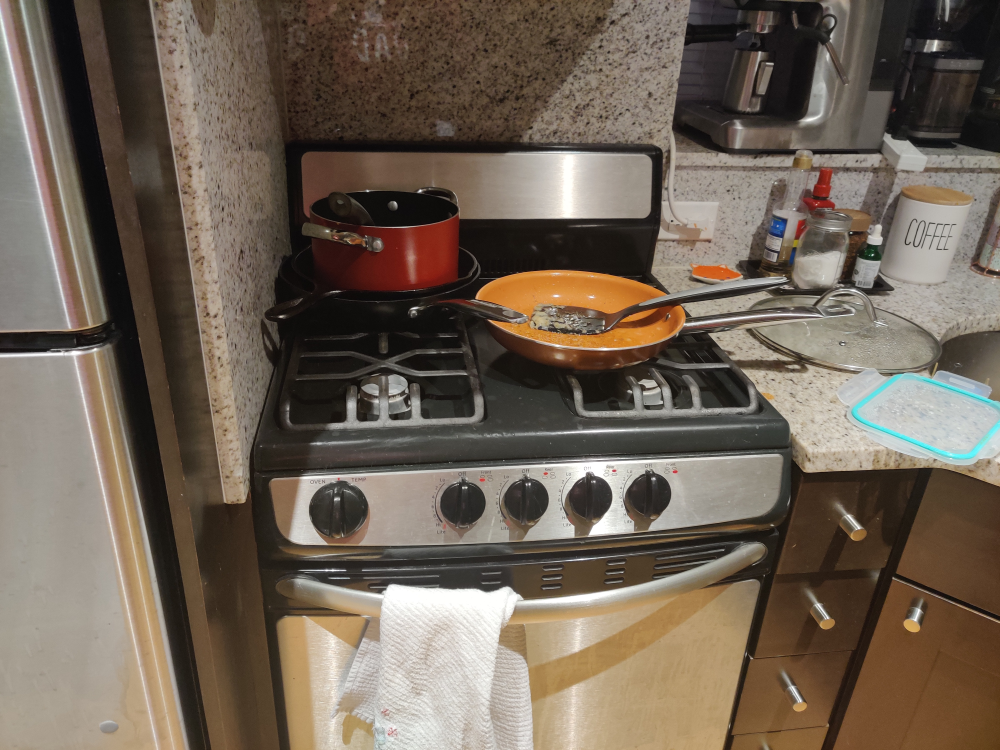
#> input picture kitchen_example/images/img1.jpg, 4000 x 3000 px (shown at 1/4 size)
$ jupyter execute --allow-errors 11-3D_Reconstruction_and_SfM.ipynb   (shell and % lines are left out)
#> lines starting #> are read from the running program, lines starting #| are printed output that depends on the picture
# 3D Reconstruction and Structure from Motion

Suppose we are given a series of images from a disaster situation. How can we begin to make sense of the contents of the image? Typically this involves answering two questions:

- _What_ is in an image (e.g. debris, buildings, etc.)?
- _Where_ are these things located _in 3D space_ ?

We are first going to set the first question aside and focus entirely on the second. This will be the first in two lectures on so called "structure from motion", which is the idea that you can recreate a 3D scene from a series of 2D images by taking those images from a moving camera. Today's lecture will focus on the theory of 3D reconstruction and how to implement it. Tomorrow's lecture will focus on a real world example of structure from motion, and we will work to assign GPS coordinates to pixels on an image.

We will first start with two images and work our way up to multiple images.

## The Camera Model:

Let's first introduce the model that we will be basing our analysis on. For this session, we will be using the _pinhole model_ of a camera, depicted in the following picture:

In this model of the camera, light rays are reflected off of an object (in this case a kettle), they pass through an infinitesimally small pinhole, and arrive at the opposite wall of the camera, creating a photo-negative (think upside down) image of the object. The pinhole is located at a point called the _center of projection_. Because the image on the actual camera is a photo-negative, we typically instead center our reference frame on the center of projection and work as if the image were on the opposite side, which we will call the _image plane_. The distance _f_ between the center of projection and the image plane is called the _focal length_ which is usually measured in millimeters. On the image plane, the center of the plane is called the _principal point_ and the line that connects the center of projection and the principal point is called the _principal axis_.

We can align our coordinate frame as follows: let's center our coordinate system such that the origin is the center of projection, let's align the Z-axis such that it passes through principal axis, and let's align the X- and Y-axis such that the X-axis goes along the horizonal direction of the image plane and the Y-axis goes along the vertical direction of the image plane. Note that X increases to the right, but Y increases *downward*. This is shown in the following image:

The image plane is given by a _uv-plane_ that is centered on the principal point and is orthogonal to the principal axis. Note that cameras typically measure coordinates starting from the upper-left corner, and increasing to the left and downwards (which motivates our decision to align our Y axis downwards). Furthermore, note that cameras cannot capture an image with perfect precision. Rather, they are composed of small elements called _pixels_ that vary in intensity in order to capture the scene. Therefore, we would rather operate on the discrete pixel plane, which we will call the lowercase xy-plane. You can compare both planes in the image below:

All objects create a projection on the xy-plane, which is what we actually see on the image. For example, the point $M$ on the kettle is projected onto the xy-plane on the point _m_. Suppose we have the coordinates ($X$, $Y$, $Z$) of the point $M$. **What are the coordinates on the xy-plane of the point $m$?** State your answer in terms of $\alpha$ (the focal length measured in pixels, not millimeters), $p_x$ and $p_y$ (the coordinates of the principal point $p$ in the xy-plane), and $X$, $Y$ and $Z$, the coordinates of the point $M$.

<details>
    <summary>ANSWER</summary>
    We can use geometry to arrive at the answer. Note that $C$, $p$ and $m$ form a similar triangle with $C$, $Z$ and $M$. Therefore, $\frac{x-p_x}{\alpha} = \frac{X}{Z}$ and $\frac{y-p_y}{\alpha} = \frac{Y}{Z}$. Now it's a matter of solving: $x = \alpha\frac{X}{Z} + p_x$ and $y = \alpha\frac{Y}{Z} + p_y$
</details>

### List of variables used in this lesson
| Variable |                                               Meaning                                              |
|:--------:|:--------------------------------------------------------------------------------------------------:|
|     M    |                                         A point in 3D space                                        |
|  m1, m2  |                                  Projection of M on image 1 and 2                                  |
|  C1, C2  |                             Center of camera 1, 2 (a point in 3D space)                            |
|     p    |         A point on the z axis of C (directly in front of it) at the center of a given photo        |
|     a    |                                      Focal length of a camera                                      |
|     R    |                                     Rotation of a camera image                                     |
|     t    |                                    Translation of a camera image                                   |
|     K    | A intrinsic matrix used to calculate a camera's offset, a function of its focal length and point p |

## The Problem: Depth Ambiguity

Scene reconstruction requires us to go the other way around: we know the coordinates ($x$, $y$) of $m$ and we want the ($X$, $Y$, $Z$) coordinates of the point $M$. This presents a problem: we have two equations and three unknowns. Specifically, there is an ambiguity in the depth $Z$ that is impossible to resolve with just one image. Therefore, the point $M$ can be anywhere along the ray connecting the center of projection and the point $m$. This is shown in the image below:

However, this can be remediated by adding a second image into the equation. This is because, assuming we have perfect cameras*, the rays connecting both centers of projection to the point $M$ should only intersect at one point, as is shown in the image below:

Let's assume that $C_1$ and $C_2$ are both from the same camera but different locations. Furthermore, let's center our coordinate system such that $C_1$ is at the origin. What do we need in order to find the coordinates of point $M$ ?
- The corresponding points $m_1$ and $m_2$
- The focal length $\alpha$ and the coordinates $p_x$ and $p_y$. Because these are internal to the camera, we call these the _intrinsic parameters_.
- The relative rotation $R$ and translation $t$ of $C_2$ with respect to $C_1$. Here, $R$ is a 3x3 matrix and $t$ is a 3x1 vector. We call $R$ and $t$ the _extrinsic parameters_.

\* The perfect cameras assumption is actually critical. To see why, imagine if by some measurement error (imperfect lens, pixel accuracy, etc), $m_2$ is slightly off. **What would happen in the previous example?**

<details>
    <summary>ANSWER</summary>
    The rays corresponding to points $m_1$ and $m_2$ will not intersect, so there is no solution to this problem!
</details>

In practice, no camera is actually perfect. There are tools that work under the hood to mitigate this. We will briefly discuss them, but will not go in depth.

Let's get started!

[cell 1]
import cv2
import numpy as np
from matplotlib import pyplot as plt
import pandas as pd
import os
import sys

[cell 2]
# Load and display the two images
img1 = cv2.imread("kitchen_example/images/img1.jpg", cv2.IMREAD_GRAYSCALE)
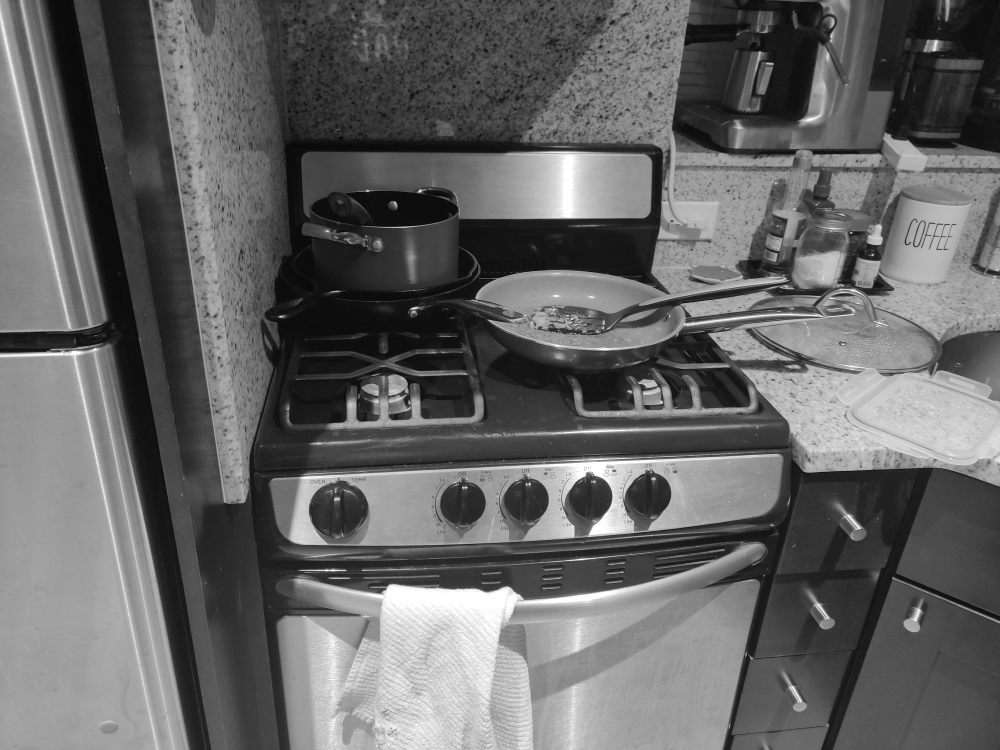
#> img1: shape (3000, 4000) (shown at 1/4 size); min 0, max 255, mean 101.2
plt.imshow(img1, cmap='gray')
plt.show()

img2 = cv2.imread("kitchen_example/images/img2.jpg", cv2.IMREAD_GRAYSCALE)
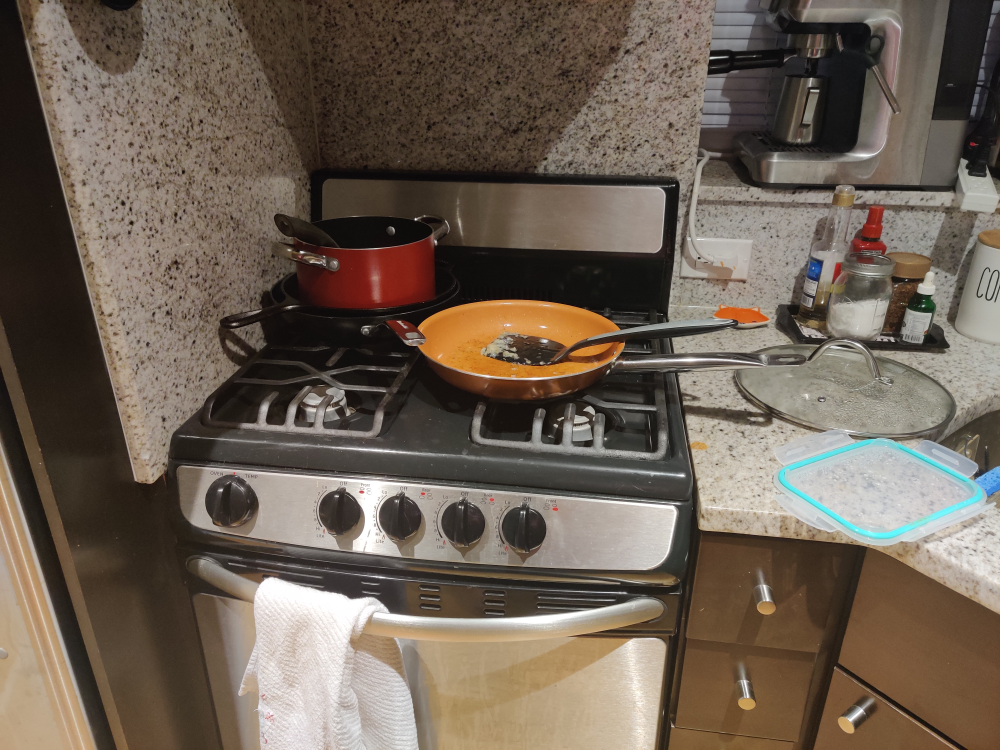
#> input picture kitchen_example/images/img2.jpg, 4000 x 3000 px (shown at 1/4 size)
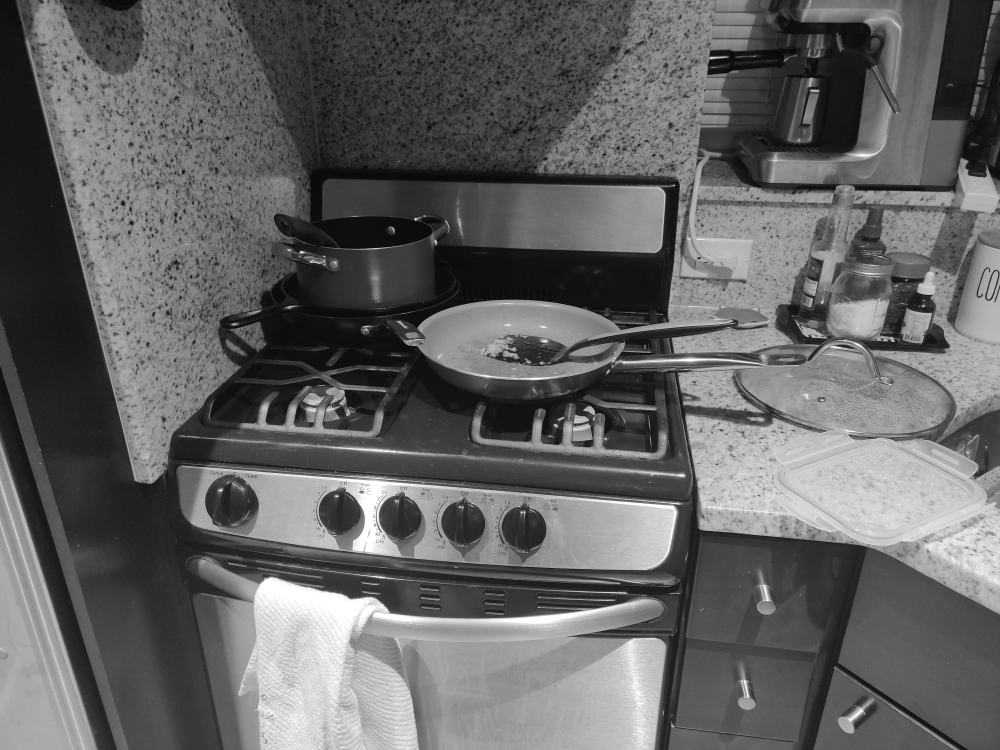
#> img2: shape (3000, 4000) (shown at 1/4 size); min 0, max 255, mean 99.3
plt.imshow(img2, cmap='gray')
plt.show()

## Corresponding points

Our first task is to find the points $m_1$ and $m_2$. Note that it's not just a matter of finding arbitrary points, but also of ensuring the $m_1$ is actually pointing to the same object $M$ as $m_2$. Of course, one way to do this is to manually go through both images and match points on one image with points on the other. This is not a scalable solution as you increase the number of images. To this end, experts in computer vision work with the concept of _features_ which represent points of interest within an image. To understand how features work, consider the image below. **Which of the options, A through F are most easily identifiable in the image?**

<details>
    <summary>ANSWER</summary>
    A and B are the hardest because they could be anywhere on the surface, so surfaces are not good. C and D are a bit easier, because edges are more immediately recognizable. However, the points can still be anywhere along the edge. E and F are the easiest, since there is only one corner that looks like them. What this shows is that corners are good points to track, followed by edges and finally surfaces.
</details>

Features, therefore, are typically corners that are automatically extracted based on color differences around the corner. Features are composed of both the _coordinates_ of the point of interest as well as a _descriptor_ of what those points look like.

There are all sorts of features that will do the job. Here, we will show ORB features, which were created by the makers of OpenCV. We first extract the features and then match them with a feature in the opposite image that has the closest descriptor. It's worth noting that most of these matches will not be very good, so we only want to keep the best matches we have.

### Feature extraction

[cell 3]
MAX_FEATURES = 5000

# creating the ORB feature extractor
orb = cv2.ORB_create(MAX_FEATURES)

# creating feature points for first and second images
kp1, dc1 = orb.detectAndCompute(img1, None)
#> kp1 = 5000 keypoints; strongest (x, y, size): (1659, 1162, 31), (3408, 932, 31), (3407, 931, 37.2), (3401, 931, 37.2)
kp2, dc2 = orb.detectAndCompute(img2, None)
#> kp2 = 5000 keypoints; strongest (x, y, size): (3627, 1121, 31), (2097, 1455, 31), (3627, 1118, 31), (3626, 1121, 37.2)

img1_ORB = cv2.drawKeypoints(img1, kp1, None, flags=cv2.DRAW_MATCHES_FLAGS_DRAW_RICH_KEYPOINTS)
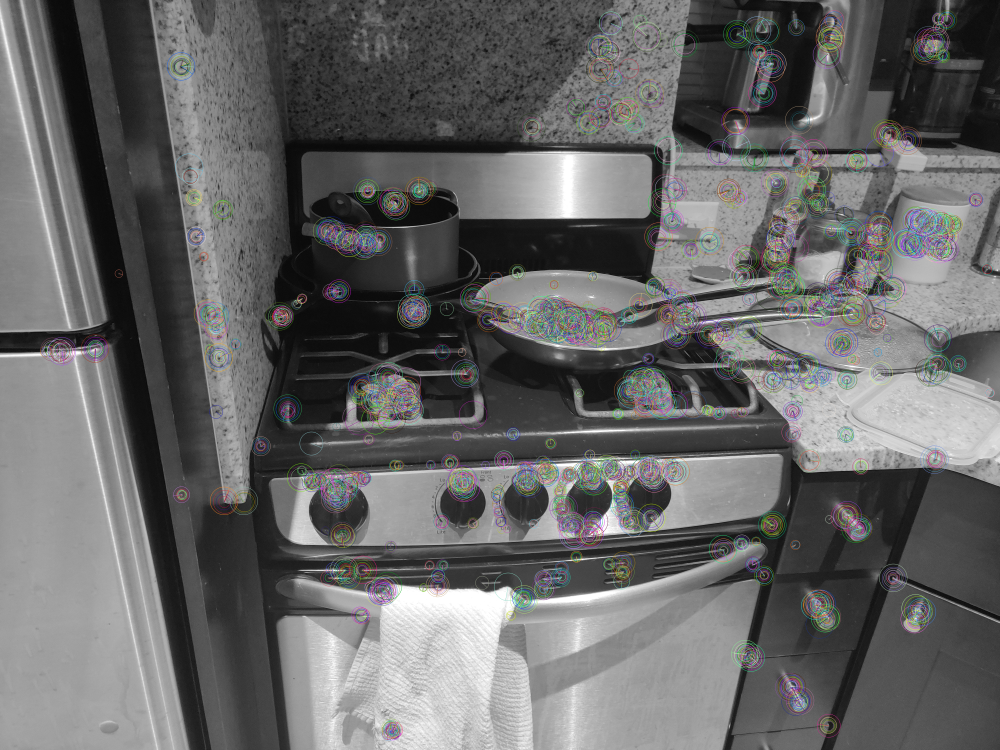
#> img1_ORB: shape (3000, 4000, 3) (shown at 1/4 size); mean of channels 0, 1, 2 102.1, 102.2, 102.2; drawn as B, G, R
plt.imshow(img1_ORB)
plt.show()

### Feature matching

[cell 4]
# most matches are not very good, so we want to keep only the best ones.
# here, we keep only the top 20%
GOOD_MATCH_PERCENT = 0.2

# create BFMatcher object
bf = cv2.BFMatcher(cv2.NORM_HAMMING, crossCheck = True)

# match descriptors
matches = bf.match(dc1, dc2)
#> matches = 1308 matches

# Sort matches by score
#> (the rest of this cell did not finish here and is left out)
